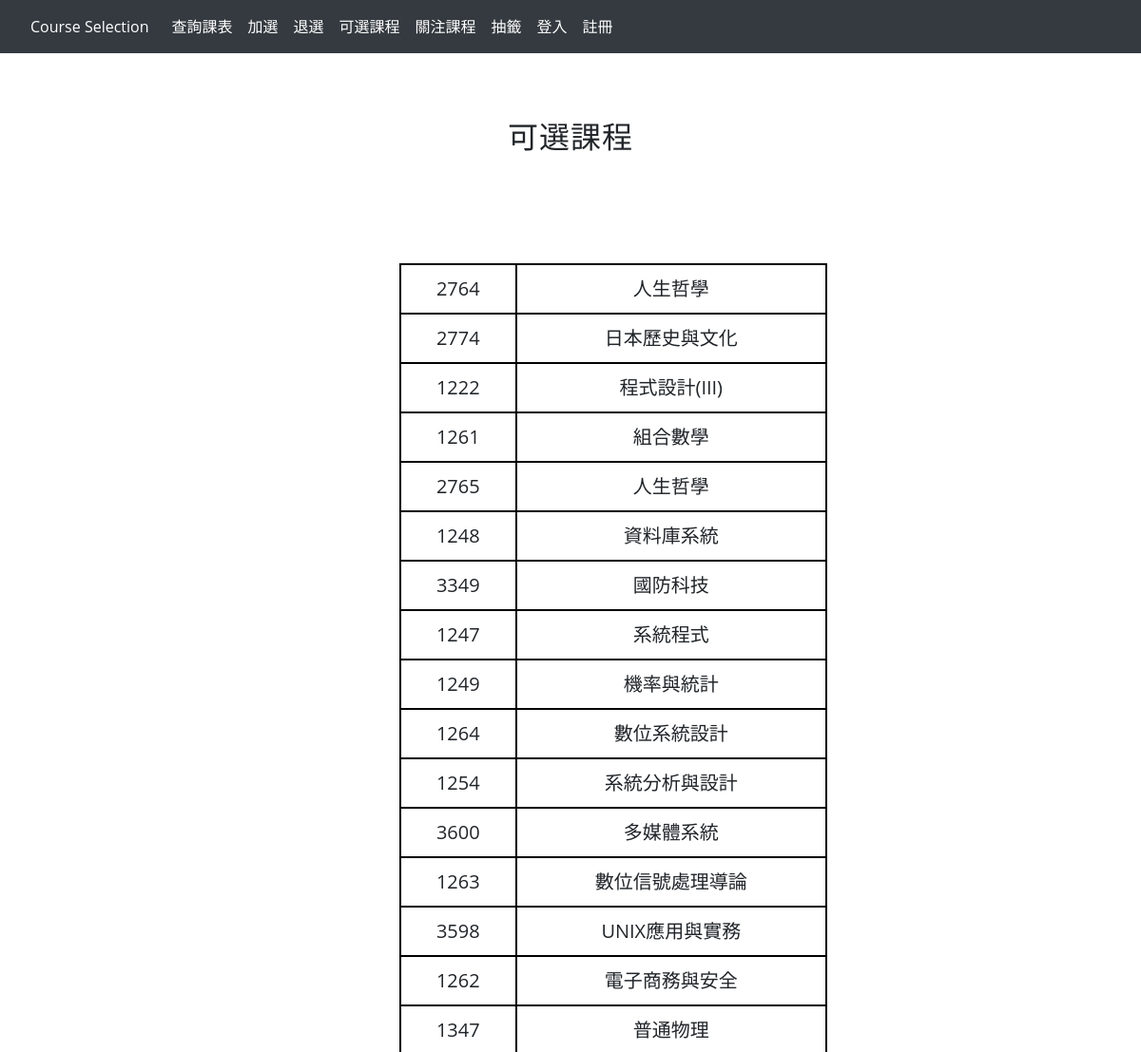
Screenshot of /php_example/available_action.php with the database file from the repository.
### tables this page shows
create table course(
course_id int(4),
class_name varchar(255),
credits int(1),
need varchar(255),
open_departmentid int(255),
open_schoolyear varchar(255),
open_class varchar(255),
class_time varchar(255),
classroom varchar(255),
teacher varchar(20),
open_quota int(2),
actual_quota int(2)
);

### php_example/available_action.php (the view, shortened to what this page needs)
<?php
	include("action.php");
?>
<?php
    $course = $conn->query('select * from course;');
	echo"<h1>可選課程</h1>";
    echo'<table>';
    while ($cs = $course->fetch_assoc()) {
        echo '<tr><td>',$cs['course_id'],'</td> <td>',$cs['class_name'],'</td></tr>';
    }
?>

### php_example/action.php (shortened to what this page needs)
<!DOCTYPE html>
<html lang="en">
<head>
    <link rel="stylesheet" href="https://cdn.jsdelivr.net/npm/bootstrap@4.6.0/dist/css/bootstrap.min.css"
>
    <link rel="stylesheet" href="https://cdn.jsdelivr.net/npm/bootstrap-icons@1.7.2/font/bootstrap-icons.css">
	<link rel="stylesheet" href="http://code.jquery.com/ui/1.10.3/themes/smoothness/jquery-ui.css" />
</head>
<body>
    <div id="tab-demo">
        <nav class="navbar navbar-dark navbar-expand-lg bg-dark navbar-dark">
            <a class="nav-link" href="http://localhost/php_example/action.php" role="button"
                style="color:white; ">Course Selection</a>
            <div class="collapse navbar-collapse" id="navbarNavDropdown">
                <ul class="nav navbar-nav">
                    <li class="nav-item">
                        <a class="nav-link" href="http://localhost/php_example/timetable.php" role="button" style="color:white;">查詢課表</a>
                    </li>
                    <li class="nav-item">
                        <a class="nav-link" href="http://localhost/php_example/add.php" role="button" style="color:white;">加選</a>
                    </li>
                    <li class="nav-item">
                        <a class="nav-link" href="http://localhost/php_example/delete.php" role="button" style="color:white;">退選</a>
                    </li>
                    <li class="nav-item">
                        <a class="nav-link" href="http://localhost/php_example/available_action.php" role="button" style="color:white;">可選課程</a>
                    </li>
                    <li class="nav-item">
                        <a class="nav-link" href="http://localhost/php_example/wishlist.php" role="button" style="color:white;">關注課程</a>
                    </li>
                    <li class="nav-item">
                        <a class="nav-link" href="http://localhost/php_example/order.php" role="button" style="color:white;">抽籤</a>
                    </li>
					<?php
						if($_SESSION["login"] == 0){
							echo
							'<li class="nav-item">
								<a class="nav-link" href="http://localhost/php_example/login.php" role="button" style="color:white;">登入</a>
							</li>',
							'<li class="nav-item">
								<a class="nav-link" href="http://localhost/php_example/registration.php" role="button" style="color:white;">註冊</a>
							</li>';
						}
						else{
							echo '<li class="nav-item">
								<a class="nav-link" href="http://localhost/php_example/logout.php" role="button" style="color:white;">登出</a>
							</li>';
						}
					?>
                </ul>
            </div>
        </nav>
    </div>
</body>
</html>

### php_example/action.php (style rules this page uses)
html { width: 100%; height: 100%; font-style: sans-serif; scroll-behavior: smooth; }
body { width: 100%; height: 100%; font-family: 'Open Sans', sans-serif; margin: 0; }
h1 { letter-spacing: 1px; text-align: center; font-size: 2em; margin: 0.67em 0; }
table { width: 450px; position: absolute; text-align: center; top: 25%; left: 35%; font-size:20px; border-collapse: collapse; }
table, th, td { border:2px solid black; padding: 10px; }

### rows the page displays
course: course_id "2764", class_name "人生哲學"
course: course_id "2774", class_name "日本歷史與文化"
course: course_id "1222", class_name "程式設計(III)"
course: course_id "1261", class_name "組合數學"
course: course_id "2765", class_name "人生哲學"
course: course_id "1248", class_name "資料庫系統"
course: course_id "3349", class_name "國防科技"
course: course_id "1247", class_name "系統程式"
course: course_id "1249", class_name "機率與統計"
course: course_id "1264", class_name "數位系統設計"
course: course_id "1254", class_name "系統分析與設計"
course: course_id "3600", class_name "多媒體系統"
course: course_id "1263", class_name "數位信號處理導論"
course: course_id "3598", class_name "UNIX應用與實務"
course: course_id "1262", class_name "電子商務與安全"
course: course_id "1347", class_name "普通物理"
